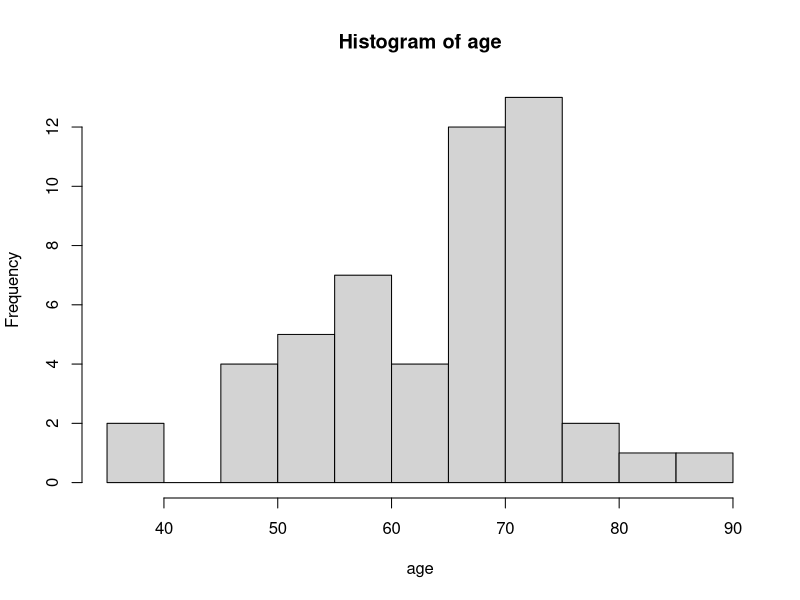
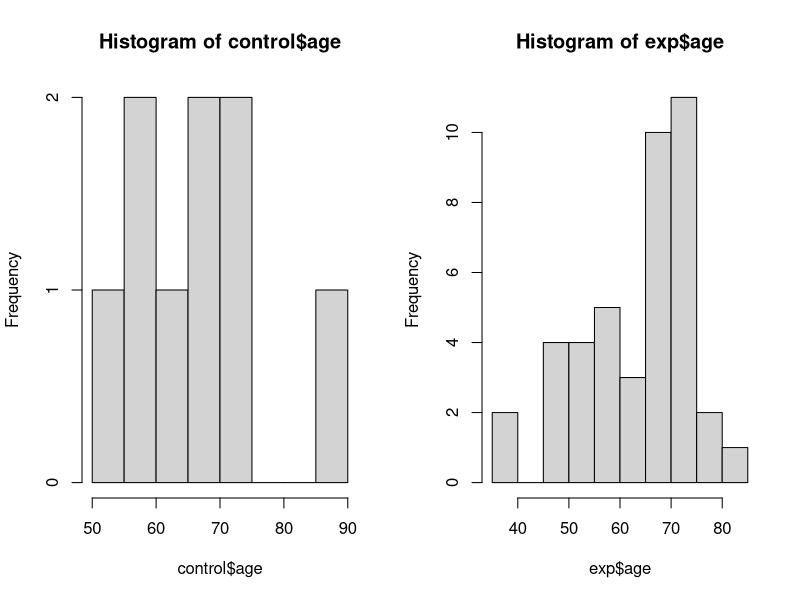
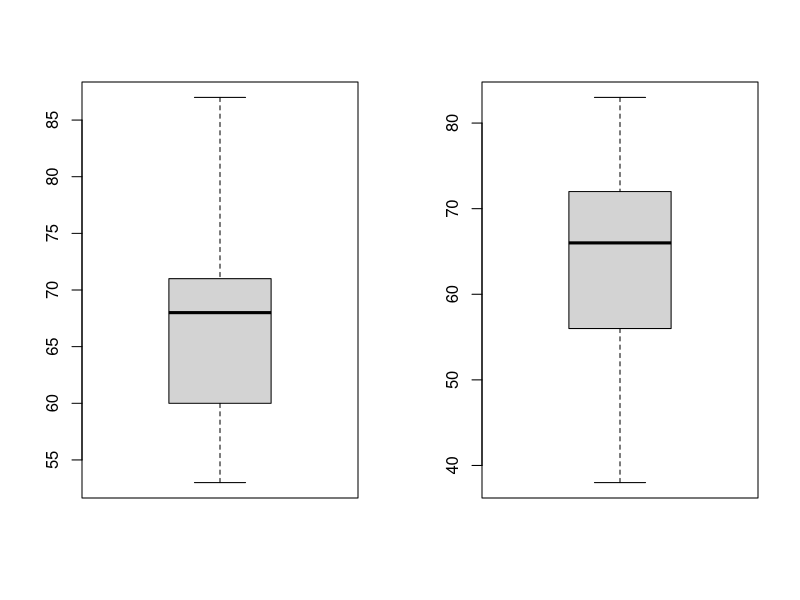

Source code (R) for these figures, in order:
## ---- chunk 1
age =c(74,75,54,79,56,64,67,66,61,58,75,60,47,58,67,76,68,59,71,53,75,71,50,68,71,58,87,65,50,72,52,66,71,53,38,46,38,83,68,66,74,74,55,72,56,70,68,74,67,66,64)
hist(age)

LQ =c(NA,66.90,28.20,0,88.40,78.70,79.40,47.50,92.60,86.10,70.30,75.60,94.30,69.10,43.40,61.90,68.20,98.80,15.50,53.40,95.70,44.60,54.40,60.00,35.30,85.10,86.60,47.60,92.20,84.20,88.90,43.00,NA,87.80,98.60,70.20,78.10,87.30,93.50,93.20,54.90,NA,96.70,23.30,98.00,31.00,35.40,90.30,99.10,27.80,75.80)

de.data = data.frame(seq(1,51),age)
names(de.data) = c("id","age")
de.data$exp = ifelse(de.data$id%in%c(12,19, 20, 26, 27, 28, 39, 47, 48), 0, 1)
names(de.data) = c("id","age","exp")

control <- de.data[de.data$exp==0,]
exp <- de.data[de.data$exp==1,]

par(mfrow=c(1,2))
hist(control$age)
hist(exp$age)
boxplot(control$age)
boxplot(exp$age)

summary(control$age)
summary(exp$age)
## ---- chunk 2
setwd("~/Desktop/Aphasia")
WAB <- read.csv("WAB.csv", header = T, skip = 1)

WAB[1,]
